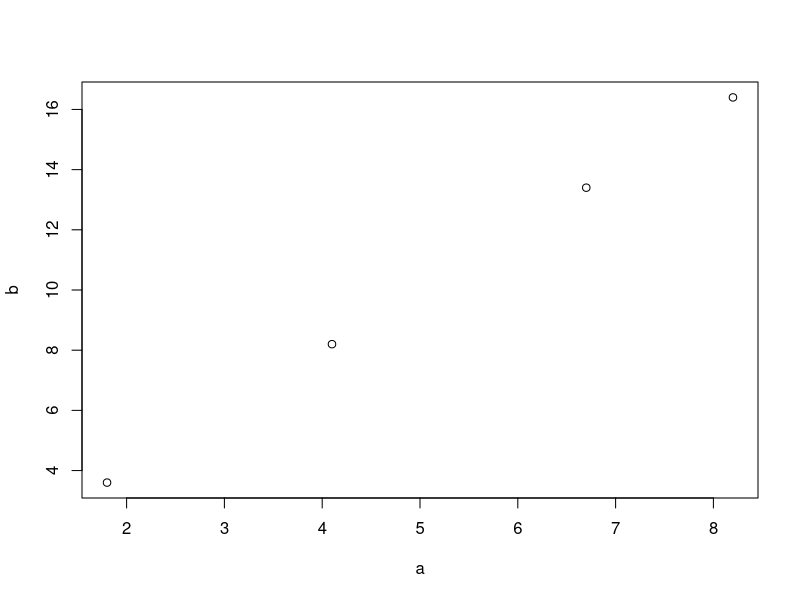

Source code (R):
8+3
log(2)
((121/3)*(6^3))/(pi)
#create x and y
x= 8+3
y=log(2)

#calculation
x+y
#define and return z
z= x*y
x= 8+3; x
X=21;x

a=c(4.1,6.7,8.2,1.8); a
b= 2*a; b

mean(a)
sd(a)
plot(a,b)
